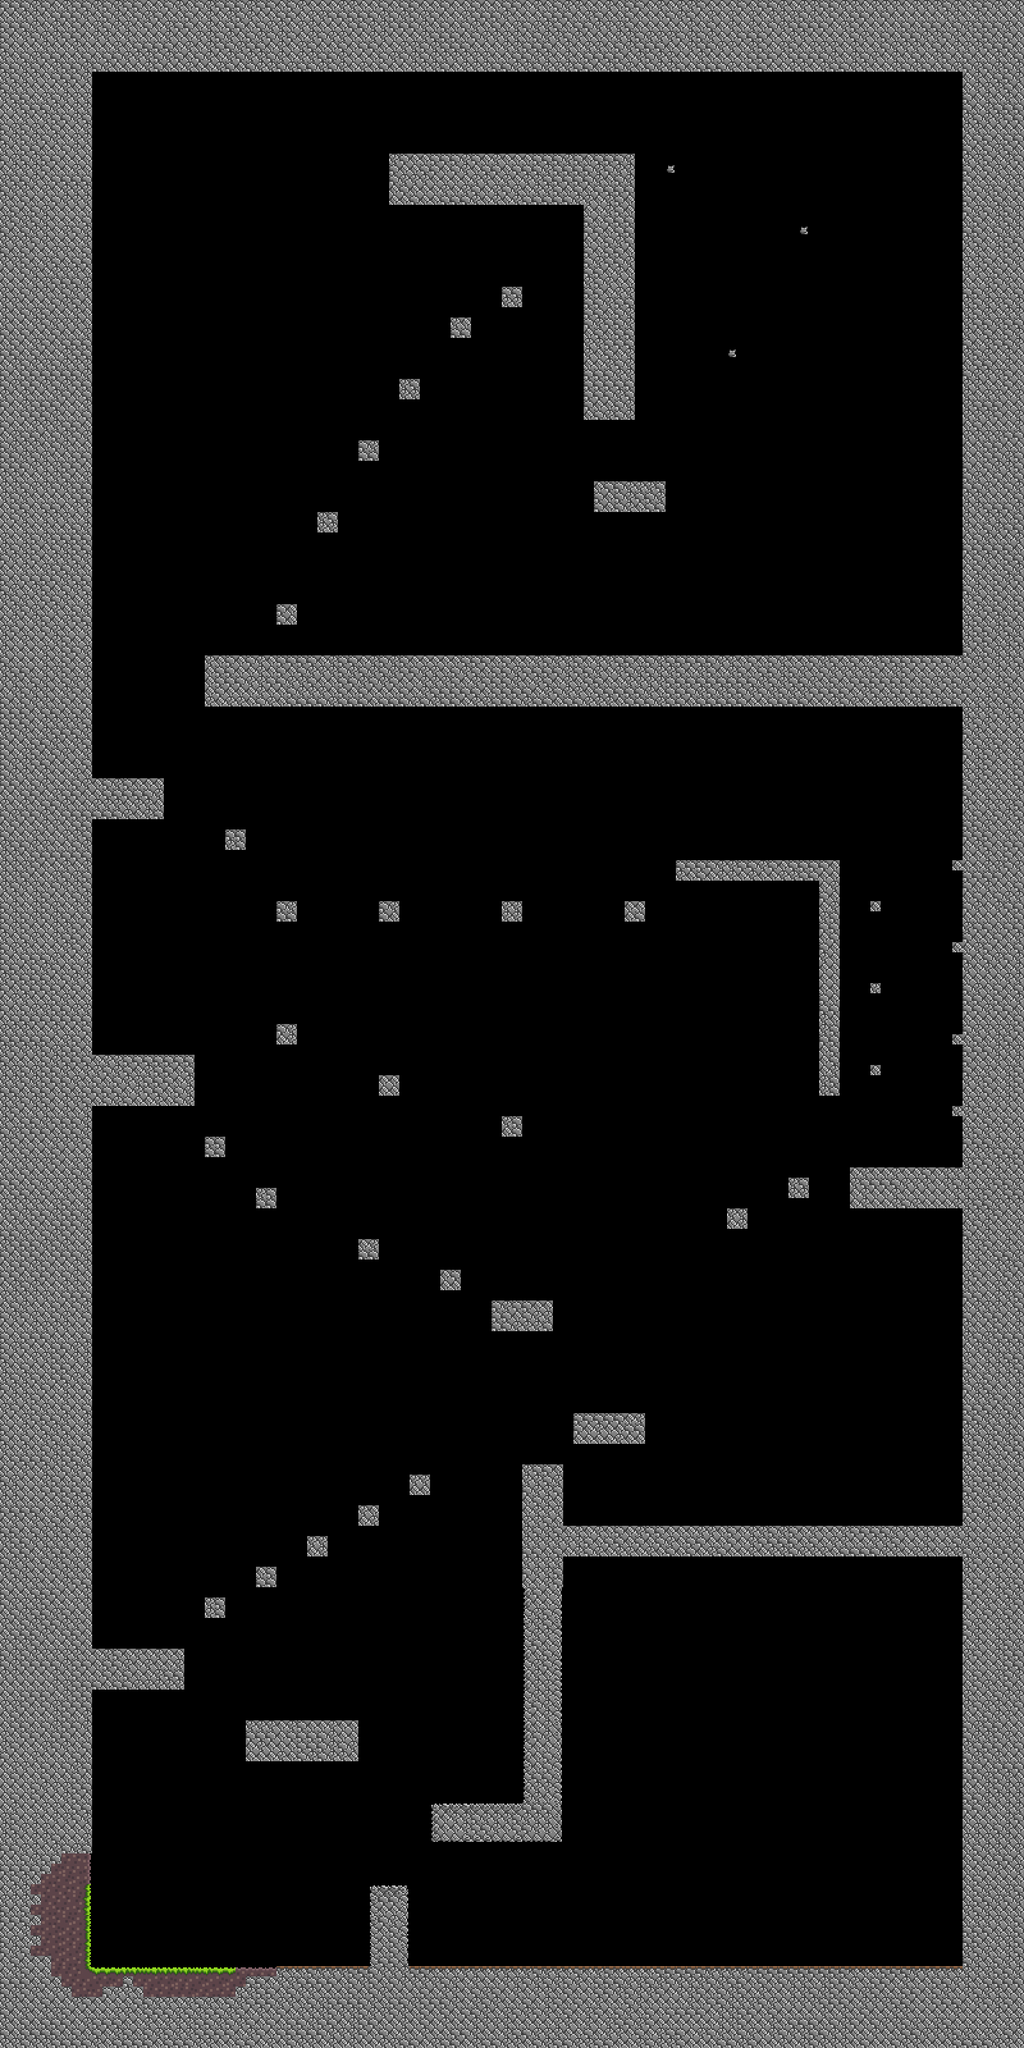

A 2D game scene composited from a Tiled map and its tileset images. What follows is a short description and the map's XML, with each tile layer's data collapsed to a summary:
An orthogonal 100x200 tile map with 16x16 px tiles, 1 tile layer (terrain), 3 tilesets and 72 objects (8x Checkpoint, 5x Skeleton, Player, bow).

<map version="1.0" orientation="orthogonal" width="100" height="200" tilewidth="16" tileheight="16">
 <tileset firstgid="1" source="Stone.tsx" />
 <tileset firstgid="241" source="Dirt.tsx" />
 <tileset firstgid="481" source="Grass.tsx" />
 <layer name="terrain" width="100" height="200">
  <data>[20000 cells, 5649 non-empty, 35 distinct tile ids]</data>
 </layer>
 <objectgroup name="Collision" width="100" height="200" visible="0">
  <object name="Player" x="170" y="3023" width="24" height="38">
   <properties>
    <property name="Type" value="Player" />
   </properties>
  </object>
  <object x="10" y="3078" width="1590" height="116" />
  <object x="12" y="4" width="130" height="3072" />
  <object x="580" y="2950" width="56" height="122" />
  <object x="1505" y="2" width="86" height="3072" />
  <object x="144" y="10" width="1366" height="100" />
  <object x="674" y="2819" width="202" height="57" />
  <object x="819" y="2294" width="57" height="520" />
  <object x="387" y="2691" width="170" height="59" />
  <object x="140" y="2580" width="144" height="58" />
  <object x="325" y="2499" width="27" height="27" />
  <object x="403" y="2451" width="27" height="27" />
  <object x="483" y="2404" width="29" height="26" />
  <object x="562" y="2358" width="28" height="23" />
  <object x="642" y="2309" width="29" height="25" />
  <object x="883" y="2388" width="621" height="41" />
  <object x="897" y="2211" width="108" height="45" />
  <object x="772" y="2037" width="93" height="43" />
  <object x="689" y="1987" width="31" height="29" />
  <object x="784" y="1747" width="32" height="32" />
  <object x="1137" y="1889" width="32" height="32" />
  <object x="1233" y="1841" width="30" height="31" />
  <object x="1329" y="1825" width="180" height="62" />
  <object x="1282" y="1347" width="29" height="363" />
  <object x="1058" y="1346" width="223" height="29" />
  <object x="1489" y="1729" width="14" height="15" />
  <object x="1362" y="1665" width="13" height="14" />
  <object x="1490" y="1618" width="14" height="13" />
  <object x="1361" y="1538" width="14" height="13" />
  <object x="1488" y="1474" width="16" height="16" />
  <object x="1361" y="1408" width="14" height="15" />
  <object x="1489" y="1346" width="16" height="14" />
  <object x="977" y="1407" width="30" height="31" />
  <object x="785" y="1410" width="30" height="31" />
  <object x="595" y="1409" width="30" height="31" />
  <object x="433" y="1409" width="30" height="31" />
  <object x="353" y="1298" width="30" height="31" />
  <object x="145" y="1218" width="110" height="60" />
  <object x="561" y="1937" width="32" height="32" />
  <object x="401" y="1855" width="32" height="32" />
  <object x="322" y="1777" width="32" height="32" />
  <object x="144" y="1649" width="157" height="77" />
  <object x="435" y="1601" width="32" height="32" />
  <object x="594" y="1681" width="32" height="32" />
  <object x="323" y="1026" width="1183" height="77" />
  <object x="609" y="241" width="383" height="77" />
  <object x="738" y="147" width="124" height="91">
   <properties>
    <property name="Check" value="final" />
    <property name="Type" value="Objective" />
   </properties>
  </object>
  <object x="433" y="943" width="30" height="31" />
  <object x="498" y="800" width="30" height="31" />
  <object x="564" y="689" width="30" height="31" />
  <object x="626" y="594" width="30" height="31" />
  <object x="705" y="498" width="30" height="31" />
  <object x="785" y="450" width="30" height="31" />
  <object x="916" y="324" width="75" height="331" />
  <object x="931" y="753" width="109" height="47" />
  <object x="1137" y="544" width="16" height="16" />
  <object x="1250" y="351" width="16" height="16" />
  <object x="1041" y="255" width="16" height="16" />
  <object name="Skeleton" x="822" y="2229" width="40" height="52">
   <properties>
    <property name="Type" value="Skeleton" />
   </properties>
  </object>
  <object name="Skeleton" x="275" y="1603" width="22" height="35">
   <properties>
    <property name="Type" value="Skeleton" />
   </properties>
  </object>
  <object name="Skeleton" x="1335" y="1782" width="22" height="35">
   <properties>
    <property name="Type" value="Skeleton" />
   </properties>
  </object>
  <object name="Skeleton" x="232" y="1182" width="22" height="35">
   <properties>
    <property name="Type" value="Skeleton" />
   </properties>
  </object>
  <object name="Skeleton" x="932" y="711" width="22" height="35">
   <properties>
    <property name="Type" value="Skeleton" />
   </properties>
  </object>
  <object name="Checkpoint" x="587" y="2880" width="37" height="53">
   <properties>
    <property name="Type" value="Objective" />
   </properties>
  </object>
  <object name="Checkpoint" x="216" y="2528" width="37" height="53">
   <properties>
    <property name="Type" value="Objective" />
   </properties>
  </object>
  <object name="Checkpoint" x="822" y="1968" width="37" height="53">
   <properties>
    <property name="Type" value="Objective" />
   </properties>
  </object>
  <object name="Checkpoint" x="200" y="1592" width="37" height="53">
   <properties>
    <property name="Type" value="Objective" />
   </properties>
  </object>
  <object name="Checkpoint" x="1390" y="1770" width="37" height="53">
   <properties>
    <property name="Type" value="Objective" />
   </properties>
  </object>
  <object name="Checkpoint" x="1074" y="1288" width="37" height="53">
   <properties>
    <property name="Type" value="Objective" />
   </properties>
  </object>
  <object name="Checkpoint" x="166" y="1152" width="37" height="53">
   <properties>
    <property name="Type" value="Objective" />
   </properties>
  </object>
  <object name="Checkpoint" x="984" y="682" width="37" height="53">
   <properties>
    <property name="Type" value="Objective" />
   </properties>
  </object>
  <object name="bow" x="164" y="2534" width="35" height="35">
   <properties>
    <property name="Contained" value="bow" />
    <property name="Quantity" value="1" />
    <property name="Type" value="Item" />
   </properties>
  </object>
 </objectgroup>
</map>